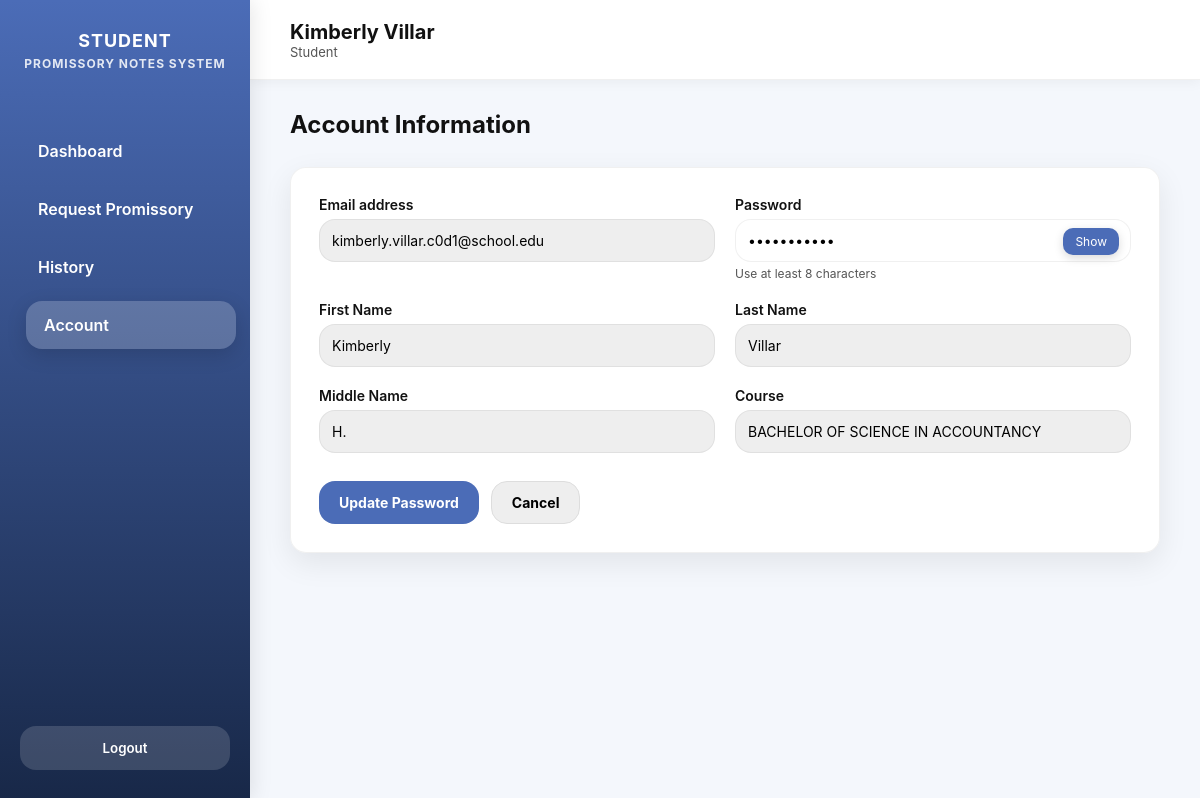
The app's page /student/setup (signed in) with its own data.
### models.py (models this page shows, shortened)
class Account(db.Model):
    id = db.Column(db.Integer, primary_key=True, autoincrement=True)
    first_name = db.Column(db.String(50), nullable=False)
    middle_name = db.Column(db.String(50))
    last_name = db.Column(db.String(50), nullable=False)
    suffix = db.Column(db.String(10))
    email = db.Column(db.String(100), unique=True, nullable=False)
    _role = db.Column("role", db.String(20), nullable=False)
    _status = db.Column("status", db.String(20), nullable=False)
    password_hash = db.Column(db.String(255), nullable=False)
    plain_password = db.Column(db.String(100), nullable=False)
    year_level = db.Column(db.String(20))
    course = db.Column(db.String(100))
    @property
    def role(self):
        return self._role
    @role.setter
    def role(self, value):
        self._role = value.capitalize() if value else value
    @property
    def status(self):
        return self._status
    @status.setter
    def status(self, value):
        self._status = value.capitalize() if value else value

### student_routes.py (the view, shortened to what this page needs)
@student_bp.route("/setup", methods=["GET", "POST"])
@require_role("Student")
def setup():
    student = Account.query.get(session["user_id"])
    db.session.refresh(student)
    return render_template("student/setup.html",
                           student=student,
                           student_user=session.get("user_name", "Student User"))

### app.py (called while the page is built)
@app.before_request
def protect_admin_routes():
    if request.path.startswith("/admin"):
        if "user_id" not in session or session.get("role") != "Admin":
            flash("Admin access required.", "danger")
            return redirect(url_for("login"))

### student_routes.py (called while the page is built)
def require_role(role=None):
    def wrapper(func):
        @wraps(func)
        def decorated(*args, **kwargs):
            user_id = session.get("user_id")
            if not user_id:
                flash("Please log in first.", "warning")
                return redirect(url_for("login"))
            user = Account.query.get(user_id)
            if not user or user.status == "Inactive":
                flash("Your account is inactive. Please contact the admin.", "danger")
                return redirect(url_for("student.inactive_notice"))
            if role and user.role != role:
                flash("Access denied.", "danger")
                return redirect(url_for("login"))
            return func(*args, **kwargs)
        return decorated
    return wrapper

### templates/student/setup.html (shortened to what this page needs)
<!DOCTYPE html>
<html lang="en">
  <head>
  </head>
  <body>
    <div class="app">
      <aside class="sidebar">
        <div class="brand">Student<br /><span>Promissory Notes System</span></div>
        <nav class="nav">
          <a href="{{ url_for('student.dashboard') }}">Dashboard</a>
          <a href="{{ url_for('student.request_promissory') }}">Request Promissory</a>
          <a href="{{ url_for('student.history') }}">History</a>
          <a href="{{ url_for('student.setup') }}" class="active">Account</a>
        </nav>
        <button class="logout-btn" onclick="window.location.href='{{ url_for('student.logout') }}'">Logout</button>
      </aside>
      <main class="main">
        <header class="topbar">
          <div>
            <div class="welcome">{{ student.first_name }} {{ student.last_name }}</div>
            <div class="role">{{ student.role }}</div>
          </div>
        </header>
        <div class="content">
          <h2>Account Information</h2>
          <div class="card">
            <form class="profile-grid" method="POST" autocomplete="off">
              <div>
                <label>Email address</label>
                <input type="email" value="{{ student.email }}" readonly />
              </div>
              <div class="password-wrapper">
                <label>Password</label>
                <input type="password" name="password" id="password" value="{{ student.plain_password }}" />
                <button type="button" class="toggle-password" onclick="togglePassword()">Show</button>
                <div class="small">Use at least 8 characters</div>
              </div>
              <div>
                <label>First Name</label>
                <input type="text" value="{{ student.first_name }}" readonly />
              </div>
              <div>
                <label>Last Name</label>
                <input type="text" value="{{ student.last_name }}" readonly />
              </div>
              <div>
                <label>Middle Name</label>
                <input type="text" value="{{ student.middle_name }}" readonly />
              </div>
              <div>
                <label>Course</label>
                <input type="text" value="{{ student.course }}" readonly />
              </div>
              <div class="btn-container">
                <button class="btn btn-primary" type="submit">Update Password</button>
                <button class="btn btn-ghost" type="reset">Cancel</button>
              </div>
            </form>
          </div>
        </div>
      </main>
    </div>
  </body>
</html>

### templates/student/setup.html (style rules this page uses)
:root { --nav-width: 250px; --primary: #4b6cb7; --secondary: #182848; --accent: #f8b500; --bg: #f4f7fc; --card-bg: rgba(255, 255, 255, 0.95); --radius: 16px; --shadow: 0 10px 30px rgba(0, 0, 0, 0.08); --border: rgba(0, 0, 0, 0.06); --text: #111; --text-light: #555; --success: #2ecc71; --danger: #e74c3c; --warning: #f1c40f; --font: "Inter", system-ui, sans-serif; --hover-shadow: 0 15px 40px rgba(0, 0, 0, 0.12); }
* { margin: 0; padding: 0; box-sizing: border-box; font-family: var(--font); }
body { min-height: 100vh; background: var(--bg); color: var(--text); }
a { text-decoration: none; color: inherit; transition: 0.2s ease; }
.app { display: flex; min-height: 100vh; }
.sidebar { width: var(--nav-width); background: linear-gradient(180deg, var(--primary), var(--secondary)); color: #fff; padding: 30px 20px; display: flex; flex-direction: column; gap: 30px; box-shadow: 2px 0 20px rgba(0, 0, 0, 0.1); transition: all 0.3s ease; height: 100vh; position: fixed; left: 0; top: 0; z-index: 1000; }
.brand { font-weight: 700; text-align: center; font-size: 18px; text-transform: uppercase; letter-spacing: 1px; }
.brand span { font-size: 12px; opacity: 0.85; }
.nav { display: flex; flex-direction: column; gap: 10px; margin-top: 25px; }
.nav a { padding: 14px 18px; border-radius: var(--radius); font-weight: 600; display: flex; align-items: center; transition: 0.3s ease, transform 0.2s ease; }
.nav a:hover, .nav a.active { background: rgba(255, 255, 255, 0.2); transform: translateX(6px); box-shadow: 0 6px 20px rgba(0, 0, 0, 0.15); }
.logout-btn { margin-top: auto; padding: 14px 18px; border-radius: var(--radius); background: rgba(255, 255, 255, 0.15); color: #fff; font-weight: 600; cursor: pointer; text-align: center; border: none; width: 100%; transition: 0.3s ease, transform 0.2s ease; }
.main { flex: 1; margin-left: var(--nav-width); display: flex; flex-direction: column; transition: margin-left 0.3s ease; }
.topbar { height: 80px; padding: 0 40px; display: flex; align-items: center; border-bottom: 1px solid var(--border); background: rgba(255, 255, 255, 0.95); backdrop-filter: blur(10px); box-shadow: 0 2px 12px rgba(0, 0, 0, 0.05); }
.welcome { font-size: 20px; font-weight: 700; }
.role { font-size: 13px; color: var(--text-light); }
.content { flex: 1; padding: 30px 40px; display: flex; flex-direction: column; gap: 28px; }
.card { background: var(--card-bg); border-radius: var(--radius); padding: 28px; border: 1px solid var(--border); box-shadow: var(--shadow); backdrop-filter: blur(10px); transition: 0.3s ease, transform 0.2s ease; }
input, select, textarea { width: 100%; padding: 12px; border-radius: var(--radius); border: 1px solid var(--border); transition: 0.3s ease; font-size: 14px; }
input[readonly] { background: #eee; cursor: not-allowed; }
label { font-weight: 600; font-size: 14px; margin-bottom: 6px; display: block; }
.profile-grid { display: grid; grid-template-columns: 1fr 1fr; gap: 20px; }
.password-wrapper { position: relative; grid-column: 2 / -1; }
.toggle-password { position: absolute; right: 12px; top: 32px; padding: 6px 12px; font-size: 12px; border: none; border-radius: 10px; background: var(--primary); color: #fff; cursor: pointer; transition: 0.3s ease; box-shadow: 0 3px 10px rgba(0, 0, 0, 0.15); }
.small { font-size: 12px; color: var(--text-light); margin-top: 4px; }
.btn { padding: 12px 20px; border-radius: var(--radius); font-weight: 700; font-size: 14px; cursor: pointer; border: none; transition: 0.3s ease, transform 0.2s ease; }
.btn-primary { background: var(--primary); color: #fff; }
.btn-ghost { background: #eee; border: 1px solid #ddd; }
.btn-container { grid-column: 1 / -1; display: flex; gap: 12px; margin-top: 8px; }

### records on screen
Account: first_name "Kimberly", last_name "Villar", role "Student", email "kimberly.villar.c0d1@school.edu", middle_name "H.", course "BACHELOR OF SCIENCE IN ACCOUNTANCY"
